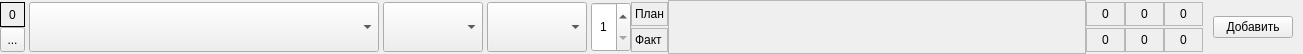
<?xml version="1.0" encoding="UTF-8"?>
<ui version="4.0">
 <class>RowEducationWork</class>
 <widget class="QWidget" name="RowEducationWork">
  <property name="geometry">
   <rect>
    <x>0</x>
    <y>0</y>
    <width>1303</width>
    <height>54</height>
   </rect>
  </property>
  <property name="windowTitle">
   <string>Form</string>
  </property>
  <layout class="QVBoxLayout" name="verticalLayout_3">
   <property name="spacing">
    <number>0</number>
   </property>
   <property name="leftMargin">
    <number>0</number>
   </property>
   <property name="topMargin">
    <number>0</number>
   </property>
   <property name="rightMargin">
    <number>0</number>
   </property>
   <property name="bottomMargin">
    <number>0</number>
   </property>
   <item>
    <widget class="QFrame" name="frame">
     <property name="maximumSize">
      <size>
       <width>16777215</width>
       <height>54</height>
      </size>
     </property>
     <property name="styleSheet">
      <string notr="true">border-color: rgb(234, 255, 0);
border-width: 5px</string>
     </property>
     <property name="frameShape">
      <enum>QFrame::NoFrame</enum>
     </property>
     <property name="frameShadow">
      <enum>QFrame::Raised</enum>
     </property>
     <layout class="QHBoxLayout" name="horizontalLayout_2" stretch="0,0,1,0,0">
      <property name="spacing">
       <number>0</number>
      </property>
      <property name="leftMargin">
       <number>0</number>
      </property>
      <property name="topMargin">
       <number>0</number>
      </property>
      <property name="rightMargin">
       <number>0</number>
      </property>
      <property name="bottomMargin">
       <number>0</number>
      </property>
      <item>
       <widget class="QStackedWidget" name="sw_comboboxes">
        <property name="currentIndex">
         <number>0</number>
        </property>
        <widget class="QWidget" name="page">
         <layout class="QHBoxLayout" name="horizontalLayout_3" stretch="0,0">
          <property name="spacing">
           <number>4</number>
          </property>
          <property name="leftMargin">
           <number>0</number>
          </property>
          <property name="topMargin">
           <number>0</number>
          </property>
          <property name="rightMargin">
           <number>0</number>
          </property>
          <property name="bottomMargin">
           <number>0</number>
          </property>
          <item>
           <layout class="QVBoxLayout" name="verticalLayout" stretch="0,1">
            <property name="spacing">
             <number>0</number>
            </property>
            <property name="topMargin">
             <number>2</number>
            </property>
            <property name="bottomMargin">
             <number>2</number>
            </property>
            <item>
             <widget class="QLabel" name="lbl_rowNumber">
              <property name="frameShape">
               <enum>QFrame::Box</enum>
              </property>
              <property name="text">
               <string>0</string>
              </property>
              <property name="alignment">
               <set>Qt::AlignCenter</set>
              </property>
             </widget>
            </item>
            <item>
             <widget class="QToolButton" name="btn_delete">
              <property name="minimumSize">
               <size>
                <width>25</width>
                <height>25</height>
               </size>
              </property>
              <property name="maximumSize">
               <size>
                <width>25</width>
                <height>25</height>
               </size>
              </property>
              <property name="text">
               <string>...</string>
              </property>
              <property name="icon">
               <iconset resource="../res.qrc">
                <normaloff>:/img/img/delete.png</normaloff>:/img/img/delete.png</iconset>
              </property>
             </widget>
            </item>
           </layout>
          </item>
          <item>
           <layout class="QHBoxLayout" name="horizontalLayout">
            <property name="spacing">
             <number>4</number>
            </property>
            <item>
             <widget class="ComboBox" name="cb_discipline">
              <property name="sizePolicy">
               <sizepolicy hsizetype="Maximum" vsizetype="Maximum">
                <horstretch>0</horstretch>
                <verstretch>1</verstretch>
               </sizepolicy>
              </property>
              <property name="minimumSize">
               <size>
                <width>350</width>
                <height>50</height>
               </size>
              </property>
              <property name="maximumSize">
               <size>
                <width>350</width>
                <height>16777215</height>
               </size>
              </property>
              <property name="editable">
               <bool>false</bool>
              </property>
             </widget>
            </item>
            <item>
             <widget class="ComboBox" name="cb_course">
              <property name="sizePolicy">
               <sizepolicy hsizetype="Maximum" vsizetype="Maximum">
                <horstretch>0</horstretch>
                <verstretch>1</verstretch>
               </sizepolicy>
              </property>
              <property name="minimumSize">
               <size>
                <width>100</width>
                <height>50</height>
               </size>
              </property>
              <property name="maximumSize">
               <size>
                <width>100</width>
                <height>16777215</height>
               </size>
              </property>
             </widget>
            </item>
            <item>
             <widget class="ComboBox" name="cb_workForm">
              <property name="sizePolicy">
               <sizepolicy hsizetype="Maximum" vsizetype="Maximum">
                <horstretch>0</horstretch>
                <verstretch>1</verstretch>
               </sizepolicy>
              </property>
              <property name="minimumSize">
               <size>
                <width>100</width>
                <height>50</height>
               </size>
              </property>
              <property name="maximumSize">
               <size>
                <width>100</width>
                <height>16777215</height>
               </size>
              </property>
             </widget>
            </item>
            <item>
             <widget class="QSpinBox" name="sb_groupCount">
              <property name="sizePolicy">
               <sizepolicy hsizetype="Minimum" vsizetype="Fixed">
                <horstretch>0</horstretch>
                <verstretch>0</verstretch>
               </sizepolicy>
              </property>
              <property name="minimumSize">
               <size>
                <width>40</width>
                <height>50</height>
               </size>
              </property>
              <property name="maximumSize">
               <size>
                <width>40</width>
                <height>16777215</height>
               </size>
              </property>
              <property name="alignment">
               <set>Qt::AlignCenter</set>
              </property>
              <property name="minimum">
               <number>1</number>
              </property>
             </widget>
            </item>
           </layout>
          </item>
         </layout>
        </widget>
        <widget class="QWidget" name="page_2">
         <layout class="QHBoxLayout" name="horizontalLayout_5">
          <property name="spacing">
           <number>4</number>
          </property>
          <property name="leftMargin">
           <number>0</number>
          </property>
          <property name="topMargin">
           <number>0</number>
          </property>
          <property name="rightMargin">
           <number>0</number>
          </property>
          <property name="bottomMargin">
           <number>0</number>
          </property>
          <item>
           <widget class="QLabel" name="label_19">
            <property name="minimumSize">
             <size>
              <width>25</width>
              <height>0</height>
             </size>
            </property>
            <property name="maximumSize">
             <size>
              <width>25</width>
              <height>16777215</height>
             </size>
            </property>
            <property name="frameShape">
             <enum>QFrame::Box</enum>
            </property>
            <property name="text">
             <string>№
п/п
</string>
            </property>
            <property name="alignment">
             <set>Qt::AlignCenter</set>
            </property>
           </widget>
          </item>
          <item>
           <widget class="QLabel" name="label_9">
            <property name="minimumSize">
             <size>
              <width>350</width>
              <height>0</height>
             </size>
            </property>
            <property name="maximumSize">
             <size>
              <width>350</width>
              <height>16777215</height>
             </size>
            </property>
            <property name="frameShape">
             <enum>QFrame::Box</enum>
            </property>
            <property name="text">
             <string>Наименование дисциплины</string>
            </property>
            <property name="alignment">
             <set>Qt::AlignCenter</set>
            </property>
           </widget>
          </item>
          <item>
           <widget class="QLabel" name="label_20">
            <property name="minimumSize">
             <size>
              <width>100</width>
              <height>0</height>
             </size>
            </property>
            <property name="maximumSize">
             <size>
              <width>100</width>
              <height>16777215</height>
             </size>
            </property>
            <property name="frameShape">
             <enum>QFrame::Box</enum>
            </property>
            <property name="text">
             <string>Курс</string>
            </property>
            <property name="alignment">
             <set>Qt::AlignCenter</set>
            </property>
           </widget>
          </item>
          <item>
           <widget class="QLabel" name="label_21">
            <property name="minimumSize">
             <size>
              <width>100</width>
              <height>0</height>
             </size>
            </property>
            <property name="maximumSize">
             <size>
              <width>100</width>
              <height>16777215</height>
             </size>
            </property>
            <property name="frameShape">
             <enum>QFrame::Box</enum>
            </property>
            <property name="text">
             <string>Вид
работы</string>
            </property>
            <property name="alignment">
             <set>Qt::AlignCenter</set>
            </property>
           </widget>
          </item>
          <item>
           <widget class="QLabel" name="label_22">
            <property name="minimumSize">
             <size>
              <width>40</width>
              <height>0</height>
             </size>
            </property>
            <property name="maximumSize">
             <size>
              <width>40</width>
              <height>16777215</height>
             </size>
            </property>
            <property name="frameShape">
             <enum>QFrame::Box</enum>
            </property>
            <property name="text">
             <string>гр./
чел.</string>
            </property>
            <property name="alignment">
             <set>Qt::AlignCenter</set>
            </property>
           </widget>
          </item>
         </layout>
        </widget>
        <widget class="QWidget" name="page_4">
         <layout class="QHBoxLayout" name="horizontalLayout_7">
          <item>
           <widget class="QToolButton" name="btn_up">
            <property name="text">
             <string>...</string>
            </property>
            <property name="icon">
             <iconset resource="../res.qrc">
              <normaloff>:/img/img/up.png</normaloff>:/img/img/up.png</iconset>
            </property>
           </widget>
          </item>
          <item>
           <widget class="QToolButton" name="btn_down">
            <property name="text">
             <string>...</string>
            </property>
            <property name="icon">
             <iconset resource="../res.qrc">
              <normaloff>:/img/img/down.png</normaloff>:/img/img/down.png</iconset>
            </property>
           </widget>
          </item>
          <item>
           <spacer name="horizontalSpacer_3">
            <property name="orientation">
             <enum>Qt::Horizontal</enum>
            </property>
            <property name="sizeHint" stdset="0">
             <size>
              <width>507</width>
              <height>20</height>
             </size>
            </property>
           </spacer>
          </item>
          <item>
           <widget class="QLabel" name="label_10">
            <property name="text">
             <string>Итого: </string>
            </property>
            <property name="alignment">
             <set>Qt::AlignRight|Qt::AlignTrailing|Qt::AlignVCenter</set>
            </property>
           </widget>
          </item>
         </layout>
        </widget>
       </widget>
      </item>
      <item>
       <widget class="QStackedWidget" name="sw_hourTypeLbl">
        <property name="maximumSize">
         <size>
          <width>16777215</width>
          <height>16777215</height>
         </size>
        </property>
        <property name="currentIndex">
         <number>0</number>
        </property>
        <widget class="QWidget" name="page_3">
         <layout class="QVBoxLayout" name="verticalLayout_2">
          <property name="spacing">
           <number>2</number>
          </property>
          <property name="leftMargin">
           <number>0</number>
          </property>
          <property name="topMargin">
           <number>2</number>
          </property>
          <property name="rightMargin">
           <number>0</number>
          </property>
          <property name="bottomMargin">
           <number>2</number>
          </property>
          <item>
           <widget class="QLabel" name="label">
            <property name="frameShape">
             <enum>QFrame::StyledPanel</enum>
            </property>
            <property name="text">
             <string>План</string>
            </property>
           </widget>
          </item>
          <item>
           <widget class="QLabel" name="label_2">
            <property name="frameShape">
             <enum>QFrame::StyledPanel</enum>
            </property>
            <property name="text">
             <string>Факт</string>
            </property>
           </widget>
          </item>
         </layout>
        </widget>
        <widget class="QWidget" name="widget"/>
        <widget class="QWidget" name="page_8">
         <layout class="QVBoxLayout" name="verticalLayout_6">
          <property name="spacing">
           <number>2</number>
          </property>
          <property name="leftMargin">
           <number>0</number>
          </property>
          <property name="topMargin">
           <number>2</number>
          </property>
          <property name="rightMargin">
           <number>0</number>
          </property>
          <property name="bottomMargin">
           <number>2</number>
          </property>
          <item>
           <widget class="QLabel" name="label_3">
            <property name="frameShape">
             <enum>QFrame::StyledPanel</enum>
            </property>
            <property name="text">
             <string>План</string>
            </property>
           </widget>
          </item>
          <item>
           <widget class="QLabel" name="label_4">
            <property name="frameShape">
             <enum>QFrame::StyledPanel</enum>
            </property>
            <property name="text">
             <string>Факт</string>
            </property>
           </widget>
          </item>
         </layout>
        </widget>
       </widget>
      </item>
      <item>
       <widget class="QScrollArea" name="scrollArea">
        <property name="sizePolicy">
         <sizepolicy hsizetype="Preferred" vsizetype="Preferred">
          <horstretch>0</horstretch>
          <verstretch>0</verstretch>
         </sizepolicy>
        </property>
        <property name="verticalScrollBarPolicy">
         <enum>Qt::ScrollBarAlwaysOff</enum>
        </property>
        <property name="horizontalScrollBarPolicy">
         <enum>Qt::ScrollBarAlwaysOff</enum>
        </property>
        <property name="sizeAdjustPolicy">
         <enum>QAbstractScrollArea::AdjustToContents</enum>
        </property>
        <property name="widgetResizable">
         <bool>true</bool>
        </property>
        <widget class="QWidget" name="scrollAreaWidgetContents">
         <property name="geometry">
          <rect>
           <x>0</x>
           <y>0</y>
           <width>410</width>
           <height>52</height>
          </rect>
         </property>
         <layout class="QHBoxLayout" name="horizontalLayout_4" stretch="1">
          <property name="spacing">
           <number>0</number>
          </property>
          <property name="leftMargin">
           <number>0</number>
          </property>
          <property name="topMargin">
           <number>0</number>
          </property>
          <property name="rightMargin">
           <number>0</number>
          </property>
          <property name="bottomMargin">
           <number>0</number>
          </property>
          <item>
           <widget class="QWidget" name="w_month" native="true">
            <property name="minimumSize">
             <size>
              <width>31</width>
              <height>0</height>
             </size>
            </property>
            <layout class="QVBoxLayout" name="verticalLayout_11">
             <property name="spacing">
              <number>0</number>
             </property>
             <property name="leftMargin">
              <number>0</number>
             </property>
             <property name="topMargin">
              <number>0</number>
             </property>
             <property name="rightMargin">
              <number>0</number>
             </property>
             <property name="bottomMargin">
              <number>0</number>
             </property>
             <item>
              <layout class="QHBoxLayout" name="hl_months">
               <property name="spacing">
                <number>0</number>
               </property>
              </layout>
             </item>
            </layout>
           </widget>
          </item>
         </layout>
        </widget>
       </widget>
      </item>
      <item>
       <widget class="QStackedWidget" name="sw_total">
        <property name="maximumSize">
         <size>
          <width>117</width>
          <height>16777215</height>
         </size>
        </property>
        <property name="currentIndex">
         <number>2</number>
        </property>
        <widget class="QWidget" name="page_13">
         <layout class="QVBoxLayout" name="verticalLayout_8">
          <property name="spacing">
           <number>0</number>
          </property>
          <property name="leftMargin">
           <number>0</number>
          </property>
          <property name="topMargin">
           <number>0</number>
          </property>
          <property name="rightMargin">
           <number>0</number>
          </property>
          <property name="bottomMargin">
           <number>0</number>
          </property>
          <item>
           <widget class="QWidget" name="w_totalHoursLbl" native="true">
            <layout class="QGridLayout" name="gridLayout">
             <property name="leftMargin">
              <number>0</number>
             </property>
             <property name="topMargin">
              <number>2</number>
             </property>
             <property name="rightMargin">
              <number>0</number>
             </property>
             <property name="bottomMargin">
              <number>2</number>
             </property>
             <property name="horizontalSpacing">
              <number>0</number>
             </property>
             <property name="verticalSpacing">
              <number>2</number>
             </property>
             <item row="0" column="0">
              <widget class="EmptyLbl" name="lbl_I_plan">
               <property name="minimumSize">
                <size>
                 <width>39</width>
                 <height>0</height>
                </size>
               </property>
               <property name="maximumSize">
                <size>
                 <width>39</width>
                 <height>16777215</height>
                </size>
               </property>
               <property name="frameShape">
                <enum>QFrame::StyledPanel</enum>
               </property>
               <property name="text">
                <string>0</string>
               </property>
               <property name="alignment">
                <set>Qt::AlignCenter</set>
               </property>
              </widget>
             </item>
             <item row="1" column="2">
              <widget class="EmptyLbl" name="lbl_yearFact">
               <property name="minimumSize">
                <size>
                 <width>39</width>
                 <height>0</height>
                </size>
               </property>
               <property name="maximumSize">
                <size>
                 <width>39</width>
                 <height>16777215</height>
                </size>
               </property>
               <property name="frameShape">
                <enum>QFrame::StyledPanel</enum>
               </property>
               <property name="text">
                <string>0</string>
               </property>
               <property name="alignment">
                <set>Qt::AlignCenter</set>
               </property>
              </widget>
             </item>
             <item row="1" column="1">
              <widget class="EmptyLbl" name="lbl_II_fact">
               <property name="minimumSize">
                <size>
                 <width>39</width>
                 <height>0</height>
                </size>
               </property>
               <property name="maximumSize">
                <size>
                 <width>39</width>
                 <height>16777215</height>
                </size>
               </property>
               <property name="frameShape">
                <enum>QFrame::StyledPanel</enum>
               </property>
               <property name="text">
                <string>0</string>
               </property>
               <property name="alignment">
                <set>Qt::AlignCenter</set>
               </property>
              </widget>
             </item>
             <item row="0" column="1">
              <widget class="EmptyLbl" name="lbl_II_plan">
               <property name="minimumSize">
                <size>
                 <width>39</width>
                 <height>0</height>
                </size>
               </property>
               <property name="maximumSize">
                <size>
                 <width>39</width>
                 <height>16777215</height>
                </size>
               </property>
               <property name="frameShape">
                <enum>QFrame::StyledPanel</enum>
               </property>
               <property name="text">
                <string>0</string>
               </property>
               <property name="alignment">
                <set>Qt::AlignCenter</set>
               </property>
              </widget>
             </item>
             <item row="0" column="2">
              <widget class="EmptyLbl" name="lbl_yearPlan">
               <property name="minimumSize">
                <size>
                 <width>39</width>
                 <height>0</height>
                </size>
               </property>
               <property name="maximumSize">
                <size>
                 <width>39</width>
                 <height>16777215</height>
                </size>
               </property>
               <property name="frameShape">
                <enum>QFrame::StyledPanel</enum>
               </property>
               <property name="text">
                <string>0</string>
               </property>
               <property name="alignment">
                <set>Qt::AlignCenter</set>
               </property>
              </widget>
             </item>
             <item row="1" column="0">
              <widget class="EmptyLbl" name="lbl_I_fact">
               <property name="minimumSize">
                <size>
                 <width>39</width>
                 <height>0</height>
                </size>
               </property>
               <property name="maximumSize">
                <size>
                 <width>39</width>
                 <height>16777215</height>
                </size>
               </property>
               <property name="frameShape">
                <enum>QFrame::StyledPanel</enum>
               </property>
               <property name="text">
                <string>0</string>
               </property>
               <property name="alignment">
                <set>Qt::AlignCenter</set>
               </property>
              </widget>
             </item>
            </layout>
           </widget>
          </item>
         </layout>
        </widget>
        <widget class="QWidget" name="page_14">
         <layout class="QVBoxLayout" name="verticalLayout_12">
          <property name="spacing">
           <number>0</number>
          </property>
          <property name="leftMargin">
           <number>0</number>
          </property>
          <property name="topMargin">
           <number>0</number>
          </property>
          <property name="rightMargin">
           <number>0</number>
          </property>
          <property name="bottomMargin">
           <number>0</number>
          </property>
          <item>
           <widget class="QWidget" name="w_totalHoursVal" native="true">
            <layout class="QGridLayout" name="gridLayout_2">
             <property name="leftMargin">
              <number>0</number>
             </property>
             <property name="topMargin">
              <number>2</number>
             </property>
             <property name="rightMargin">
              <number>0</number>
             </property>
             <property name="bottomMargin">
              <number>2</number>
             </property>
             <property name="horizontalSpacing">
              <number>0</number>
             </property>
             <property name="verticalSpacing">
              <number>2</number>
             </property>
             <item row="0" column="0">
              <widget class="QLabel" name="lbl_I_header">
               <property name="maximumSize">
                <size>
                 <width>39</width>
                 <height>16777215</height>
                </size>
               </property>
               <property name="whatsThis">
                <string extracomment="Sans Serif,9,-1,5,400,0,0,0,0,0,0,0,0,0,0,1"/>
               </property>
               <property name="frameShape">
                <enum>QFrame::StyledPanel</enum>
               </property>
               <property name="text">
                <string>I-е</string>
               </property>
               <property name="alignment">
                <set>Qt::AlignCenter</set>
               </property>
              </widget>
             </item>
             <item row="0" column="1">
              <widget class="QLabel" name="lbl_II_header">
               <property name="maximumSize">
                <size>
                 <width>39</width>
                 <height>16777215</height>
                </size>
               </property>
               <property name="whatsThis">
                <string extracomment="Sans Serif,9,-1,5,400,0,0,0,0,0,0,0,0,0,0,1"/>
               </property>
               <property name="frameShape">
                <enum>QFrame::StyledPanel</enum>
               </property>
               <property name="text">
                <string>II-е</string>
               </property>
               <property name="alignment">
                <set>Qt::AlignCenter</set>
               </property>
              </widget>
             </item>
             <item row="0" column="2">
              <widget class="QLabel" name="lbl_totalHeader">
               <property name="maximumSize">
                <size>
                 <width>39</width>
                 <height>16777215</height>
                </size>
               </property>
               <property name="whatsThis">
                <string extracomment="Sans Serif,9,-1,5,400,0,0,0,0,0,0,0,0,0,0,1"/>
               </property>
               <property name="frameShape">
                <enum>QFrame::StyledPanel</enum>
               </property>
               <property name="text">
                <string>За
год</string>
               </property>
               <property name="alignment">
                <set>Qt::AlignCenter</set>
               </property>
              </widget>
             </item>
            </layout>
           </widget>
          </item>
         </layout>
        </widget>
        <widget class="QWidget" name="page_15">
         <layout class="QVBoxLayout" name="verticalLayout_5">
          <property name="spacing">
           <number>0</number>
          </property>
          <property name="leftMargin">
           <number>0</number>
          </property>
          <property name="topMargin">
           <number>0</number>
          </property>
          <property name="rightMargin">
           <number>0</number>
          </property>
          <property name="bottomMargin">
           <number>0</number>
          </property>
          <item>
           <widget class="QWidget" name="w_totalYearHoursLbl" native="true">
            <layout class="QGridLayout" name="gridLayout_3">
             <property name="leftMargin">
              <number>0</number>
             </property>
             <property name="topMargin">
              <number>2</number>
             </property>
             <property name="rightMargin">
              <number>0</number>
             </property>
             <property name="bottomMargin">
              <number>2</number>
             </property>
             <property name="horizontalSpacing">
              <number>0</number>
             </property>
             <property name="verticalSpacing">
              <number>2</number>
             </property>
             <item row="0" column="0">
              <widget class="EmptyLbl" name="lbl_I_totalPlan">
               <property name="minimumSize">
                <size>
                 <width>39</width>
                 <height>0</height>
                </size>
               </property>
               <property name="maximumSize">
                <size>
                 <width>39</width>
                 <height>16777215</height>
                </size>
               </property>
               <property name="frameShape">
                <enum>QFrame::StyledPanel</enum>
               </property>
               <property name="text">
                <string>0</string>
               </property>
               <property name="alignment">
                <set>Qt::AlignCenter</set>
               </property>
              </widget>
             </item>
             <item row="1" column="1">
              <widget class="EmptyLbl" name="lbl_II_totalFact">
               <property name="minimumSize">
                <size>
                 <width>39</width>
                 <height>0</height>
                </size>
               </property>
               <property name="maximumSize">
                <size>
                 <width>39</width>
                 <height>16777215</height>
                </size>
               </property>
               <property name="frameShape">
                <enum>QFrame::StyledPanel</enum>
               </property>
               <property name="text">
                <string>0</string>
               </property>
               <property name="alignment">
                <set>Qt::AlignCenter</set>
               </property>
              </widget>
             </item>
             <item row="1" column="0">
              <widget class="EmptyLbl" name="lbl_I_totalFact">
               <property name="minimumSize">
                <size>
                 <width>39</width>
                 <height>0</height>
                </size>
               </property>
               <property name="maximumSize">
                <size>
                 <width>39</width>
                 <height>16777215</height>
                </size>
               </property>
               <property name="frameShape">
                <enum>QFrame::StyledPanel</enum>
               </property>
               <property name="text">
                <string>0</string>
               </property>
               <property name="alignment">
                <set>Qt::AlignCenter</set>
               </property>
              </widget>
             </item>
             <item row="0" column="1">
              <widget class="EmptyLbl" name="lbl_II_totalPlan">
               <property name="minimumSize">
                <size>
                 <width>39</width>
                 <height>0</height>
                </size>
               </property>
               <property name="maximumSize">
                <size>
                 <width>39</width>
                 <height>16777215</height>
                </size>
               </property>
               <property name="frameShape">
                <enum>QFrame::StyledPanel</enum>
               </property>
               <property name="text">
                <string>0</string>
               </property>
               <property name="alignment">
                <set>Qt::AlignCenter</set>
               </property>
              </widget>
             </item>
             <item row="1" column="2">
              <widget class="EmptyLbl" name="lbl_yearTotalFact">
               <property name="minimumSize">
                <size>
                 <width>39</width>
                 <height>0</height>
                </size>
               </property>
               <property name="maximumSize">
                <size>
                 <width>39</width>
                 <height>16777215</height>
                </size>
               </property>
               <property name="frameShape">
                <enum>QFrame::StyledPanel</enum>
               </property>
               <property name="text">
                <string>0</string>
               </property>
               <property name="alignment">
                <set>Qt::AlignCenter</set>
               </property>
              </widget>
             </item>
             <item row="0" column="2">
              <widget class="EmptyLbl" name="lbl_yearTotalPlan">
               <property name="minimumSize">
                <size>
                 <width>39</width>
                 <height>0</height>
                </size>
               </property>
               <property name="maximumSize">
                <size>
                 <width>39</width>
                 <height>16777215</height>
                </size>
               </property>
               <property name="frameShape">
                <enum>QFrame::StyledPanel</enum>
               </property>
               <property name="text">
                <string>0</string>
               </property>
               <property name="alignment">
                <set>Qt::AlignCenter</set>
               </property>
              </widget>
             </item>
            </layout>
           </widget>
          </item>
         </layout>
        </widget>
       </widget>
      </item>
      <item>
       <widget class="QStackedWidget" name="sw_comments">
        <property name="minimumSize">
         <size>
          <width>100</width>
          <height>0</height>
         </size>
        </property>
        <property name="maximumSize">
         <size>
          <width>100</width>
          <height>16777215</height>
         </size>
        </property>
        <property name="currentIndex">
         <number>2</number>
        </property>
        <widget class="QWidget" name="page_5">
         <layout class="QVBoxLayout" name="verticalLayout_4">
          <property name="spacing">
           <number>0</number>
          </property>
          <property name="leftMargin">
           <number>0</number>
          </property>
          <property name="topMargin">
           <number>0</number>
          </property>
          <property name="rightMargin">
           <number>0</number>
          </property>
          <property name="bottomMargin">
           <number>0</number>
          </property>
          <item>
           <widget class="QPlainTextEdit" name="txt_comments">
            <property name="sizePolicy">
             <sizepolicy hsizetype="Minimum" vsizetype="Preferred">
              <horstretch>0</horstretch>
              <verstretch>0</verstretch>
             </sizepolicy>
            </property>
            <property name="maximumSize">
             <size>
              <width>16777215</width>
              <height>50</height>
             </size>
            </property>
            <property name="verticalScrollBarPolicy">
             <enum>Qt::ScrollBarAlwaysOff</enum>
            </property>
           </widget>
          </item>
         </layout>
        </widget>
        <widget class="QWidget" name="page_6">
         <layout class="QVBoxLayout" name="verticalLayout_10">
          <item>
           <widget class="QLabel" name="label_23">
            <property name="text">
             <string>Примечание</string>
            </property>
            <property name="alignment">
             <set>Qt::AlignCenter</set>
            </property>
           </widget>
          </item>
         </layout>
        </widget>
        <widget class="QWidget" name="page_7">
         <layout class="QVBoxLayout" name="verticalLayout_7">
          <property name="spacing">
           <number>0</number>
          </property>
          <property name="leftMargin">
           <number>0</number>
          </property>
          <property name="topMargin">
           <number>0</number>
          </property>
          <property name="rightMargin">
           <number>0</number>
          </property>
          <property name="bottomMargin">
           <number>0</number>
          </property>
          <item>
           <layout class="QHBoxLayout" name="horizontalLayout_6">
            <item>
             <spacer name="horizontalSpacer">
              <property name="orientation">
               <enum>Qt::Horizontal</enum>
              </property>
              <property name="sizeHint" stdset="0">
               <size>
                <width>40</width>
                <height>20</height>
               </size>
              </property>
             </spacer>
            </item>
            <item>
             <widget class="QPushButton" name="btn_add">
              <property name="text">
               <string>Добавить</string>
              </property>
             </widget>
            </item>
            <item>
             <spacer name="horizontalSpacer_2">
              <property name="orientation">
               <enum>Qt::Horizontal</enum>
              </property>
              <property name="sizeHint" stdset="0">
               <size>
                <width>40</width>
                <height>20</height>
               </size>
              </property>
             </spacer>
            </item>
           </layout>
          </item>
         </layout>
        </widget>
       </widget>
      </item>
     </layout>
    </widget>
   </item>
  </layout>
 </widget>
 <customwidgets>
  <customwidget>
   <class>ComboBox</class>
   <extends>QComboBox</extends>
   <header>misc/combobox.h</header>
  </customwidget>
  <customwidget>
   <class>EmptyLbl</class>
   <extends>QLabel</extends>
   <header>misc/emptylbl.h</header>
  </customwidget>
 </customwidgets>
 <resources>
  <include location="../res.qrc"/>
 </resources>
 <connections/>
</ui>
